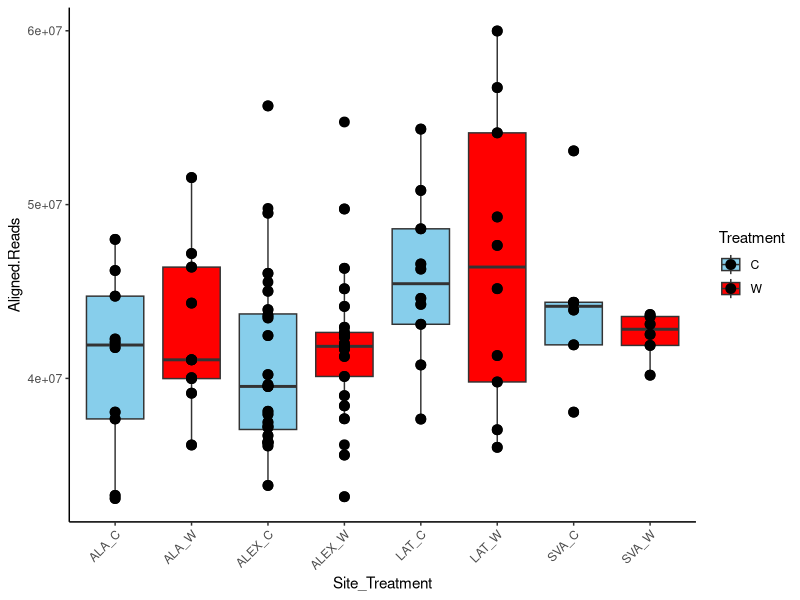
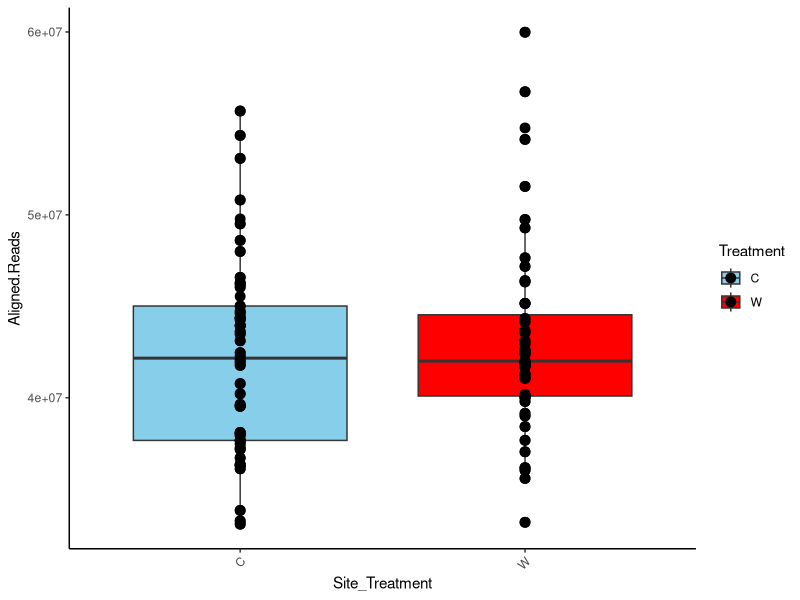
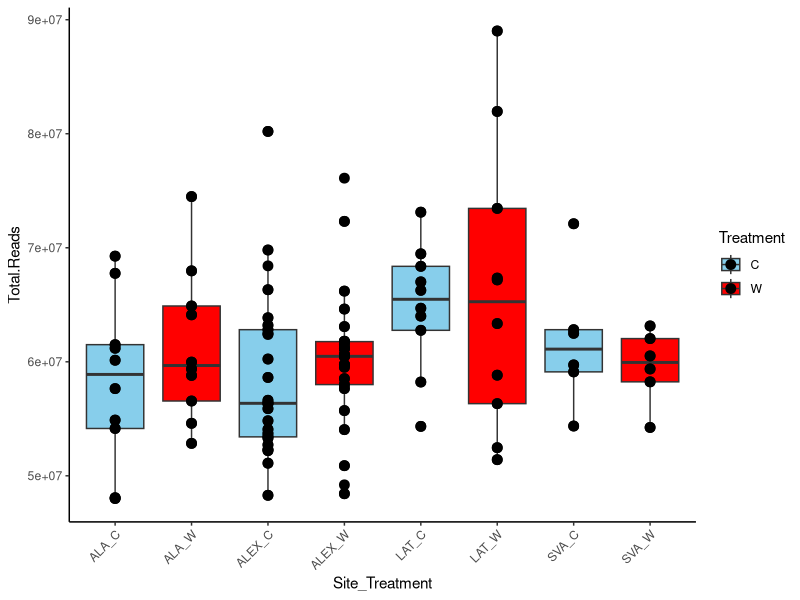
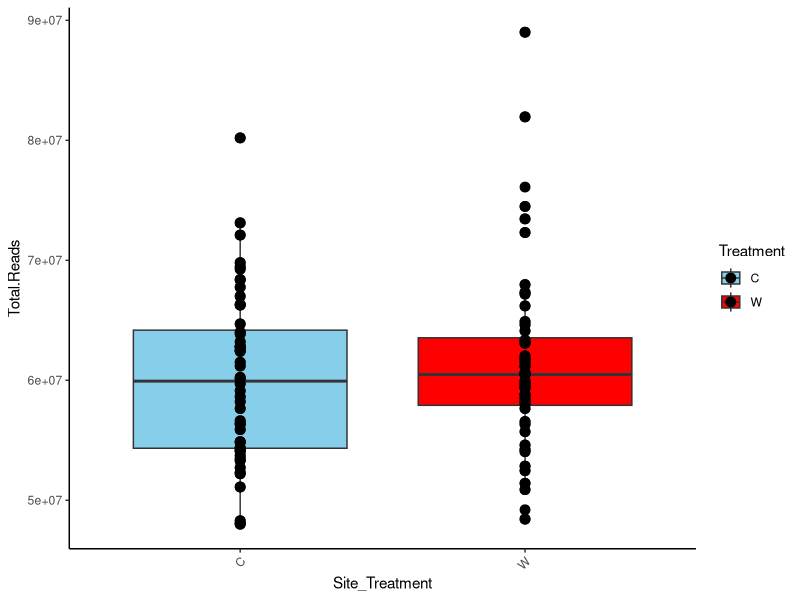
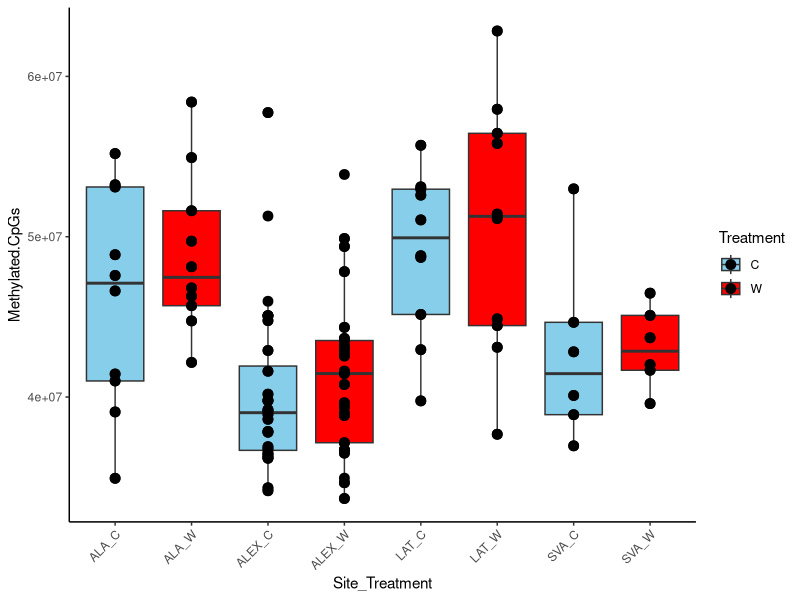
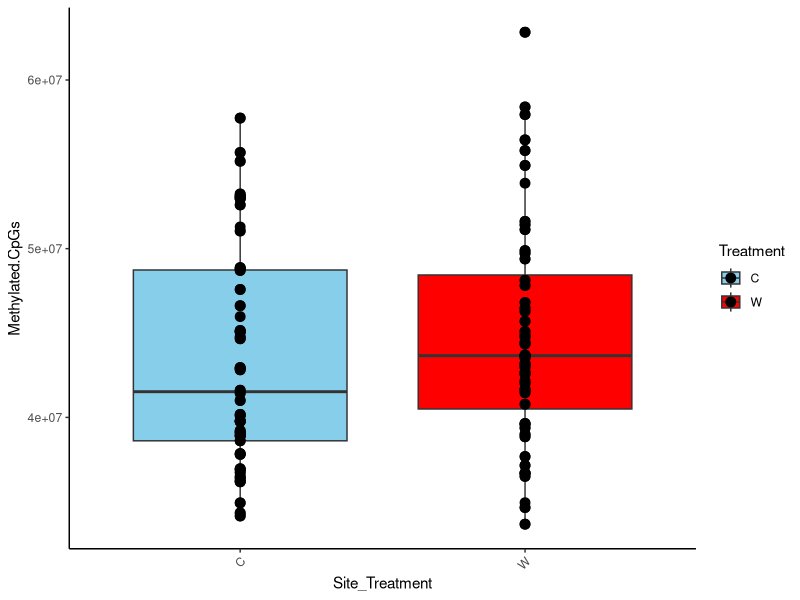
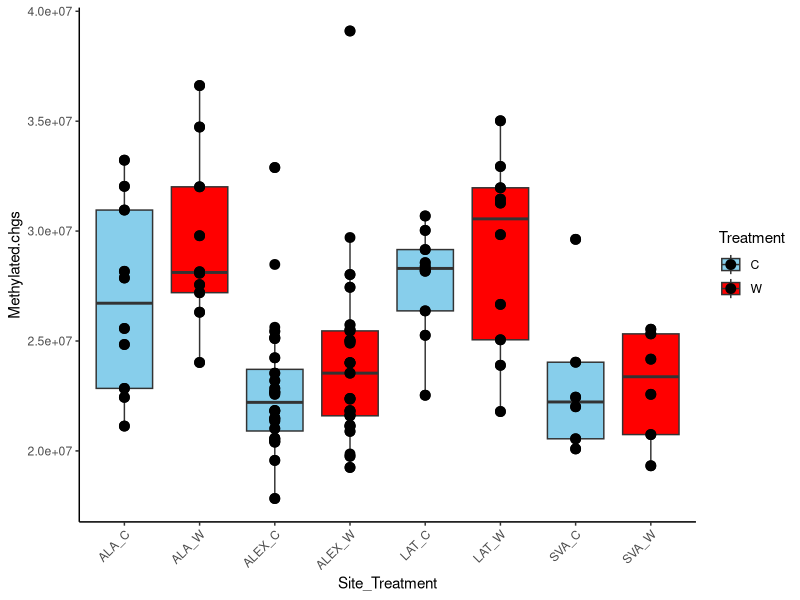
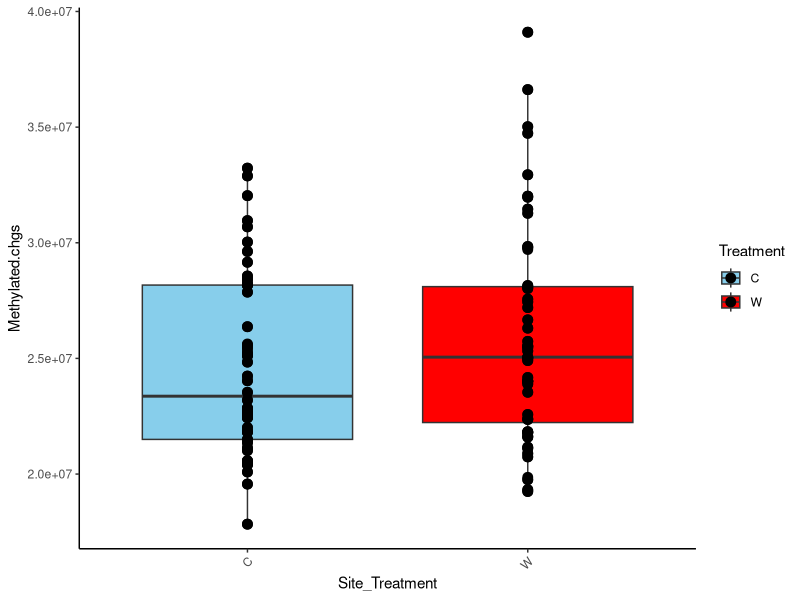

The R script that drew these images, in order: (Note: this script raises an error after producing the figures.)
#import

setwd("~/GitHub/Dryas_GenomeBC/10_Phenotypes")

# load data
data_field_2019 <- read.csv("data_files/dryas_field_traits_2019.csv", header=TRUE)
Total_Methylation_contexts <- read.table("data_files/bismark_summary_report.txt", sep="\t", header=TRUE)
SE_methylation_contexts <-read.table("data_files/SE_bismark_summary_report.txt", sep="\t", header=TRUE)
pheno_2018 <- read.csv("data_files/2018pheno-data_219.csv", header=TRUE)[,c(1:16)]
seed_germ_2018 <- read.csv("data_files/GermData2018Dryas.csv", header=TRUE)
seed_germ_2019 <- read.csv("data_files/Survival_Jan2021.csv", header=TRUE)
DNA_extraction_traits <- read.csv("data_files/dryas_DNA_extraction_traits.csv", header=TRUE)
meta_data_2018_Alex <- read.csv("data_files/dryas_field_metadata_2018.csv", header=TRUE)

#-----------------------
# Format names and add IDs

Total_Methylation_contexts <- rbind(Total_Methylation_contexts, SE_methylation_contexts[c(1:2),])


# string split file names to get unique random IDs
split_filenames <- strsplit(Total_Methylation_contexts$File, "_")
extracted_values <- t( sapply(split_filenames, function(x) c(x[2], x[3], x[4])))
colnames(extracted_values) <- c("Site", "Tag", "Unique.Random.ID")
Total_Methylation_contexts1 <- cbind(extracted_values, Total_Methylation_contexts)

split_filenames1 <- strsplit(SE_methylation_contexts$File, "_")
extracted_values1 <- t( sapply(split_filenames1, function(x) c(x[1],x[2], x[3], x[4], x[5], x[6])))
SE_Methylation_contexts1 <- cbind(extracted_values1, SE_methylation_contexts)

Seed_meth <- SE_Methylation_contexts1[c(12:28),]
colnames(Seed_meth)[c(1:6)] <- c("Seedling", "Site", "W.C", "GrowChamber", "Unique.Random.ID", "Pot")
Mat_Flw_Meth <- SE_Methylation_contexts1[c(3:11),]
colnames(Mat_Flw_Meth)[c(1:5)] <- c("PhenoStage", "Site", "Plot", "Unique.Random.ID", "Tag")

# get Site_treat_plot_ID value for metadata and pheno2018 to join for unique ID 2018pheno
pheno_2018$mix <- as.factor(paste0(pheno_2018$Site, "_",pheno_2018$Plot, "_", pheno_2018$C.T, "_", pheno_2018$Plant.ID))
meta_data_2018_Alex$mix <- as.factor(paste0(meta_data_2018_Alex$Community, "_",meta_data_2018_Alex$Plot, "_", meta_data_2018_Alex$C.W.G, "_", meta_data_2018_Alex$Plant.ID))

pheno_2018_IDs <- dplyr::left_join(meta_data_2018_Alex, pheno_2018, by="mix")

#----------------------------
# join by Unique.Random.ID
Total_Methylation_contexts1$Unique.Random.ID <- as.factor(Total_Methylation_contexts1$Unique.Random.ID)
pheno_2018_IDs$Unique.Random.ID <- as.factor(pheno_2018_IDs$Unique.Random.ID)
data_field_2019$Unique.Random.ID <- as.factor(data_field_2019$Unique.Random.ID)
Mat_Flw_Meth$Unique.Random.ID <- as.factor(Mat_Flw_Meth$Unique.Random.ID)
Seed_meth$Unique.Random.ID <- as.factor(Seed_meth$Unique.Random.ID)
seed_germ_2018 $Unique.Random.ID <- as.factor(seed_germ_2018 $Unique.Random.ID)
seed_germ_2019$Unique.Random.ID <- as.factor(seed_germ_2019$Unique.Random.ID)
DNA_extraction_traits$Unique.Random.ID <- as.factor(DNA_extraction_traits$Unique.Random.ID)

# join
Total_data0 <- dplyr::left_join(Total_Methylation_contexts1, pheno_2018_IDs, by="Unique.Random.ID")
Total_data1 <- dplyr::left_join(Total_data0, data_field_2019, by="Unique.Random.ID")
Total_data2 <- dplyr::left_join(Total_data1, seed_germ_2018, by="Unique.Random.ID")
Total_data3 <- dplyr::left_join(Total_data2, seed_germ_2019, by="Unique.Random.ID")
Total_data <- dplyr::left_join(Total_data3, DNA_extraction_traits, by="Unique.Random.ID")

# join seedling data with parent data methylation
Seedling_data <- dplyr::left_join(Seed_meth, Total_data, by="Unique.Random.ID")

# join mature flower data with sen methylation data and phenology of plants
Phenology_data <- dplyr::left_join(Mat_Flw_Meth, Total_data, by="Unique.Random.ID")

colnames(Phenology_data)
colnames(Seedling_data)
colnames(Total_data)

write.table(Total_data, "Wild_Plant_Traits_Merged.tsv", sep = "\t", quote = FALSE, row.names = FALSE)
write.table(Seedling_data, "Seedling_Parent_Traits_Merged.tsv", sep = "\t", quote = FALSE, row.names = FALSE)
write.table(Phenology_data, "MatFlw_Sen_Plant_Traits_Merged.tsv", sep = "\t", quote = FALSE, row.names = FALSE)


#------------------------------
# group and summarize
library(dplyr)

Total_data$Site <- substr(Total_data$Site.x, 1, 3)
Total_data$Treatment <- substr(Total_data$File, 1, 1)
Total_data$mix <- as.factor(paste0( Total_data$Site, "_", Total_data$Treatment))

Total_data$mix_chamber <- as.factor(paste0( Total_data$Site, "_", Total_data$Treatment, "_", Total_data$Chamber))

# calculate %meth
Total_data$percent_CpG <- (Total_data$Methylated.CpGs/(Total_data$Methylated.CpGs + Total_data$Unmethylated.CpGs))*100
Total_data$percent_chg <- (Total_data$Methylated.CpGs/(Total_data$Methylated.chgs + Total_data$Unmethylated.chgs))*100
Total_data$percent_CHH <- (Total_data$Methylated.CpGs/(Total_data$Methylated.CHHs + Total_data$Unmethylated.CHHs))*100
Total_data$TotalCs <- (Total_data$Methylated.CHHs + Total_data$Unmethylated.CHHs)+(Total_data$Methylated.chgs + Total_data$Unmethylated.chgs)+(Total_data$Methylated.CpGs + Total_data$Unmethylated.CpGs)
Total_data$TotalmCs <- Total_data$Methylated.CHHs+Total_data$Methylated.chgs+Total_data$Methylated.CpGs


databySite <- group_by(Total_data, by=Treatment)
#summarize


sum_treatment_summary <- summarize(databySite,
                                   Aligned.Reads = sum(Aligned.Reads, na.rm = TRUE),
                                   Total.Reads = sum(Total.Reads, na.rm = TRUE),
                                   Methylated.CpGs = sum(Methylated.CpGs, na.rm = TRUE),
                                   Methylated.chgs = sum(Methylated.chgs, na.rm = TRUE),
                                   Methylated.CHHs = sum(Methylated.CHHs, na.rm = TRUE),
                                   Unmethylated.CpGs = sum(Unmethylated.CpGs, na.rm = TRUE),
                                   Unmethylated.chgs = sum(Unmethylated.chgs, na.rm = TRUE),
                                   Unmethylated.CHHs = sum(Unmethylated.CHHs, na.rm = TRUE),
                                   percent_CpG = sum(percent_CpG, na.rm = TRUE),
                                   percent_chg = sum(percent_chg, na.rm = TRUE),
                                   percent_CHH = sum(percent_CHH, na.rm = TRUE),
                                   Height = sum(Height, na.rm = TRUE),
                                   Flwr_total = sum(Flwr_total, na.rm = TRUE),
                                   Lf.Weight.2018 = sum(Weight.x, na.rm = TRUE),
                                   Lf.hairs.field = sum(Lf.hairs, na.rm = TRUE),
                                   Aphids = sum(Aphids, na.rm = TRUE),
                                   Crystals.on.lv = sum(Crystals.on.lv, na.rm = TRUE),
                                   Seed_count2018 = sum(X..seeds..all.seeds., na.rm = TRUE),
                                   Seed_weight2018 = sum(weight.all.seeds..g.mg., na.rm = TRUE),
                                   Dryas.seed.Ripeness = sum(Dryas.seed.Ripeness, na.rm = TRUE),
                                   Seed_count2019 = sum(Number.of.Seeds, na.rm = TRUE),
                                   Seed.weight2019 = sum(Seed.weight.mg, na.rm = TRUE),
                                   Percent_germ2019 = sum(Percent_germ, na.rm = TRUE),
                                   Numb.Lv = sum(Numb.Lv, na.rm = TRUE),
                                   Hair.on.leaves = sum(Hair.on.leaves, na.rm = TRUE)
)

mean_treatment_summary <- summarize(databySite,
                                    Aligned.Reads = mean(Aligned.Reads, na.rm = TRUE),
                                    Total.Reads = mean(Total.Reads, na.rm = TRUE),
                                    Methylated.CpGs = mean(Methylated.CpGs, na.rm = TRUE),
                                    Methylated.chgs = mean(Methylated.chgs, na.rm = TRUE),
                                    Methylated.CHHs = mean(Methylated.CHHs, na.rm = TRUE),
                                    Unmethylated.CpGs = mean(Unmethylated.CpGs, na.rm = TRUE),
                                    Unmethylated.chgs = mean(Unmethylated.chgs, na.rm = TRUE),
                                    Unmethylated.CHHs = mean(Unmethylated.CHHs, na.rm = TRUE),
                                    Height = mean(Height, na.rm = TRUE),
                                    Flwr_total = mean(Flwr_total, na.rm = TRUE),
                                    Lf.Weight.2018 = mean(Weight.x, na.rm = TRUE),
                                    Lf.hairs.field = mean(Lf.hairs, na.rm = TRUE),
                                    Aphids = mean(Aphids, na.rm = TRUE),
                                    Crystals.on.lv = mean(Crystals.on.lv, na.rm = TRUE),
                                    Seed_count2018 = mean(X..seeds..all.seeds., na.rm = TRUE),
                                    Seed_weight2018 = mean(weight.all.seeds..g.mg., na.rm = TRUE),
                                    Dryas.seed.Ripeness = mean(Dryas.seed.Ripeness, na.rm = TRUE),
                                    Seed_count2019 = mean(Number.of.Seeds, na.rm = TRUE),
                                    Seed.weight2019 = mean(Seed.weight.mg, na.rm = TRUE),
                                    Percent_germ2019 = mean(Percent_germ, na.rm = TRUE),
                                    Numb.Lv = mean(Numb.Lv, na.rm = TRUE),
                                    Hair.on.leaves = mean(Hair.on.leaves, na.rm = TRUE)
)
write.table(mean_treatment_summary, "mean_treatment_summary.tsv", sep = "\t", quote = FALSE, row.names = FALSE)


#----------------
#group
databySite <- group_by(Total_data, by=mix)
#summarize


sum_Site_treatment_summary <- summarize(databySite,
                                        Aligned.Reads = sum(Aligned.Reads, na.rm = TRUE),
                                        Total.Reads = sum(Total.Reads, na.rm = TRUE),
                                        Methylated.CpGs = sum(Methylated.CpGs, na.rm = TRUE),
                                        Methylated.chgs = sum(Methylated.chgs, na.rm = TRUE),
                                        Methylated.CHHs = sum(Methylated.CHHs, na.rm = TRUE),
                                        Unmethylated.CpGs = sum(Unmethylated.CpGs, na.rm = TRUE),
                                        Unmethylated.chgs = sum(Unmethylated.chgs, na.rm = TRUE),
                                        Unmethylated.CHHs = sum(Unmethylated.CHHs, na.rm = TRUE),
                                        Height = sum(Height, na.rm = TRUE),
                                        Flwr_total = sum(Flwr_total, na.rm = TRUE),
                                        Lf.Weight.2018 = sum(Weight.x, na.rm = TRUE),
                                        Lf.hairs.field = sum(Lf.hairs, na.rm = TRUE),
                                        Aphids = sum(Aphids, na.rm = TRUE),
                                        Crystals.on.lv = sum(Crystals.on.lv, na.rm = TRUE),
                                        Seed_count2018 = sum(X..seeds..all.seeds., na.rm = TRUE),
                                        Seed_weight2018 = sum(weight.all.seeds..g.mg., na.rm = TRUE),
                                        Dryas.seed.Ripeness = sum(Dryas.seed.Ripeness, na.rm = TRUE),
                                        Seed_count2019 = sum(Number.of.Seeds, na.rm = TRUE),
                                        Seed.weight2019 = sum(Seed.weight.mg, na.rm = TRUE),
                                        Percent_germ2019 = sum(Percent_germ, na.rm = TRUE),
                                        Numb.Lv = sum(Numb.Lv, na.rm = TRUE),
                                        Hair.on.leaves = sum(Hair.on.leaves, na.rm = TRUE)
)

mean_Site_treatment_summary <- summarize(databySite,
                                        Aligned.Reads = mean(Aligned.Reads, na.rm = TRUE),
                                        Total.Reads = mean(Total.Reads, na.rm = TRUE),
                                        Methylated.CpGs = mean(Methylated.CpGs, na.rm = TRUE),
                                        Methylated.chgs = mean(Methylated.chgs, na.rm = TRUE),
                                        Methylated.CHHs = mean(Methylated.CHHs, na.rm = TRUE),
                                        Unmethylated.CpGs = mean(Unmethylated.CpGs, na.rm = TRUE),
                                        Unmethylated.chgs = mean(Unmethylated.chgs, na.rm = TRUE),
                                        Unmethylated.CHHs = mean(Unmethylated.CHHs, na.rm = TRUE),
                                        Height = mean(Height, na.rm = TRUE),
                                        Flwr_total = mean(Flwr_total, na.rm = TRUE),
                                        Lf.Weight.2018 = mean(Weight.x, na.rm = TRUE),
                                        Lf.hairs.field = mean(Lf.hairs, na.rm = TRUE),
                                        Aphids = mean(Aphids, na.rm = TRUE),
                                        Crystals.on.lv = mean(Crystals.on.lv, na.rm = TRUE),
                                        Seed_count2018 = mean(X..seeds..all.seeds., na.rm = TRUE),
                                        Seed_weight2018 = mean(weight.all.seeds..g.mg., na.rm = TRUE),
                                        Dryas.seed.Ripeness = mean(Dryas.seed.Ripeness, na.rm = TRUE),
                                        Seed_count2019 = mean(Number.of.Seeds, na.rm = TRUE),
                                        Seed.weight2019 = mean(Seed.weight.mg, na.rm = TRUE),
                                        Percent_germ2019 = mean(Percent_germ, na.rm = TRUE),
                                        Numb.Lv = mean(Numb.Lv, na.rm = TRUE),
                                        Hair.on.leaves = mean(Hair.on.leaves, na.rm = TRUE)
)

write.table(mean_Site_treatment_summary, "mean_Site_treatment_summary.tsv", sep = "\t", quote = FALSE, row.names = FALSE)

#---------------------------------
#ggplot

# remove the extra samples
Total_data <- Total_data[-c(101, 202:203),]


# link Alex sites

Total_data$Site_Alex <- gsub("CAS|WIL|FER|MEA|DRY", "ALEX", Total_data$Site)

Total_data$mix <- as.factor(paste0(Total_data$Site_Alex, "_", Total_data$Treatment))

#----------------------
library(dplyr)
library(ggplot2)

# Define the trait
traits <- c("Aligned.Reads", "Total.Reads", "Methylated.CpGs", "Methylated.chgs", "Methylated.CHHs",
            "Unmethylated.CpGs", "Unmethylated.chgs", "Unmethylated.CHHs",
            "percent_CpG", "percent_chg", "percent_CHH",
            "Height", "Flwr_total", "Weight.x", "Lf.hairs",
            "Aphids", "Crystals.on.lv", "X..seeds..all.seeds.", "weight.all.seeds..g.mg.",
            "Dryas.seed.Ripeness", "Number.of.Seeds", "Seed.weight.mg",
            "Percent_germ", "Numb.Lv", "Hair.on.leaves")

# Loop over each trait and create a plot
for (trait in traits) {
  # Filter data to remove NAs and zeros from the trait
  Total_data_filtered <- Total_data %>%
    filter(!is.na(.data[[trait]]) & .data[[trait]] != 0)

  # Convert the trait to numeric (if it's not already)
  Total_data_filtered[[trait]] <- as.numeric(as.character(Total_data_filtered[[trait]]))

  # Generate the filename for the plot
  plot_filename <- paste0("./plots/", trait, ".png")

  # Save the plot to a PNG file
  png(plot_filename, width = 1000, height = 700)

  # Create and save the plot
  print(
    ggplot(data = Total_data_filtered, aes(x = mix, y = .data[[trait]], fill =Treatment)) +
      geom_boxplot() +
      geom_point(size = 3) +
      labs(x = "Site_Treatment", y = trait) +
      scale_fill_manual(values = c("skyblue", "red") ) +
      theme_classic() +
      scale_x_discrete(drop = TRUE) +  # Remove categories with NA or zero
      theme(axis.text.x = element_text(angle = 45, hjust = 1))
  )

  # Close the PNG device
  dev.off()

  # Generate the filename for the plot
  plot_filename <- paste0("./plots/Treatment_", trait, ".png")

  # Save the plot to a PNG file
  png(plot_filename, width = 1000, height = 700)

  # Create and save the plot
  print(
    ggplot(data = Total_data_filtered, aes(x =Treatment, y = .data[[trait]], fill = Treatment)) +
      geom_boxplot() +
      geom_point(size = 3) +
      labs(x = "Site_Treatment", y = trait) +
      scale_fill_manual(values = c("skyblue", "red"))  +
      theme_classic() +
      scale_x_discrete(drop = TRUE) +  # Remove categories with NA or zero
      theme(axis.text.x = element_text(angle = 45, hjust = 1))
  )

  # Close the PNG device
  dev.off()
}

####################################
# check significance of total methylation in each context

# Fit the MANOVA model
model <- manova(cbind(Methylated.CpGs, Methylated.chgs, Methylated.CHHs) ~ Treatment+Site, data = Total_data)

# Print the summary of the MANOVA
summary(model)

# You can also get a detailed result using:
summary(model, test = "Wilks")  # Wilks' Lambda test is commonly used

# Df   Wilks approx F num Df den Df  Pr(>F)
# Treatment   1 0.95319   3.0937      3 189.00 0.02819 *
#   Site        7 0.38312  10.2627     21 543.26 < 2e-16 ***
#   Residuals 191
# ---
#   Signif. codes:  0 ‘***’ 0.001 ‘**’ 0.01 ‘*’ 0.05 ‘.’ 0.1 ‘ ’ 1

#--------------------
# Fit the ANOVA model
anova_model <- aov(Methylated.CpGs ~ Treatment +Site, data = Total_data)

# Print the summary of the ANOVA
summary(anova_model)

# Df    Sum Sq   Mean Sq F value Pr(>F)
# Treatment     1 9.954e+13 9.954e+13   3.605 0.0591 .
# Site          7 3.184e+15 4.548e+14  16.473 <2e-16 ***
#   Residuals   191 5.274e+15 2.761e+13

#--------------------------
# Fit the ANOVA model
anova_model <- aov(Methylated.chgs ~ Treatment + Site, data = Total_data)

# Print the summary of the ANOVA
summary(anova_model)

# Df    Sum Sq   Mean Sq F value   Pr(>F)
# Treatment     1 9.104e+13 9.104e+13   7.438  0.00698 **
#   Site          7 1.295e+15 1.850e+14  15.113 1.17e-15 ***
#   Residuals   191 2.338e+15 1.224e+13

#------------------------
# Example data (replace with your own dataset)

# Fit the ANOVA model
anova_model <- aov(Methylated.CHHs ~ Treatment +Site, data = Total_data)

# Print the summary of the ANOVA
summary(anova_model)

# Df    Sum Sq   Mean Sq F value  Pr(>F)
# Treatment     1 6.243e+14 6.243e+14   5.855 0.01647 *
#   Site          7 2.526e+15 3.609e+14   3.385 0.00198 **
#   Residuals   191 2.036e+16 1.066e+14

####################################
# Test percentage specifically

# Fit the MANOVA model
model <- manova(cbind(percent_CpG,percent_chg, percent_CHH) ~ Treatment+Site, data = Total_data)

# Print the summary of the MANOVA
summary(model)

# You can also get a detailed result using:
summary(model, test = "Wilks")  # Wilks' Lambda test is commonly used

# Df   Wilks approx F num Df den Df  Pr(>F)
# Treatment   1 0.96888    3.051      2    190 0.04964 *
#   Site        7 0.37351   17.270     14    380 < 2e-16 ***
#   Residuals 191

#--------------------------
# Fit the ANOVA model
anova_model <- aov(percent_CpG ~ Treatment + Site, data = Total_data)

# Print the summary of the ANOVA
summary(anova_model)

# Df Sum Sq Mean Sq F value Pr(>F)
# Treatment     1   15.0   14.98   4.305 0.0393 *
#   Site          7 1723.2  246.18  70.741 <2e-16 ***
#   Residuals   191  664.7    3.48

#--------------------------
# Fit the ANOVA model
anova_model <- aov(percent_chg ~ Treatment + Site, data = Total_data)

# Print the summary of the ANOVA
summary(anova_model)

# Df Sum Sq Mean Sq F value Pr(>F)
# Treatment     1   6.64    6.64   4.763 0.0303 *
#   Site          7 314.97   45.00  32.269 <2e-16 ***
#   Residuals   191 266.33    1.39

#------------------------
# Example data (replace with your own dataset)

# Fit the ANOVA model
anova_model <- aov(percent_CHH ~ Treatment +Site, data = Total_data)

# Print the summary of the ANOVA
summary(anova_model)

# Df Sum Sq Mean Sq F value Pr(>F)
# Treatment     1  0.176  0.1762   3.735 0.0548 .
# Site          7  8.560  1.2228  25.922 <2e-16 ***
#   Residuals   191  9.010  0.0472

###########################################

# Fit the MANOVA model
model <- manova(cbind(Unmethylated.CpGs, Unmethylated.chgs, Unmethylated.CHHs) ~ Treatment+Site, data = Total_data)

# Print the summary of the MANOVA
summary(model)

# You can also get a detailed result using:
summary(model, test = "Wilks")  # Wilks' Lambda test is commonly used

# Df   Wilks approx F num Df den Df Pr(>F)
# Treatment   1 0.97083   1.8927      3 189.00 0.1322
# Site        7 0.19677  19.6995     21 543.26 <2e-16 ***
#   Residuals 191
# ---
#   Signif. codes:  0 ‘***’ 0.001 ‘**’ 0.01 ‘*’ 0.05 ‘.’ 0.1 ‘ ’ 1


#---------------
# Fit the ANOVA model
anova_model <- aov(TotalmCs ~ Treatment +Site, data = Total_data)

# Print the summary of the ANOVA
summary(anova_model)
# Treatment     1 1.981e+15 1.981e+15   6.830  0.00968 **
#   Site          7 1.710e+16 2.443e+15   8.427 5.68e-09 ***
#   Residuals   191 5.538e+16 2.900e+14
# ---

#------------------
# Fit the ANOVA model
anova_model <- aov(TotalCs ~ Treatment +Site, data = Total_data)

# Print the summary of the ANOVA
summary(anova_model)

# Df    Sum Sq   Mean Sq F value   Pr(>F)
# Treatment     1 2.041e+16 2.041e+16   0.780    0.378
# Site          7 1.202e+18 1.717e+17   6.559 6.01e-07 ***
#   Residuals   191 5.001e+18 2.618e+16
#




##############################
# Traits measured across all sites

# Fit the MANOVA model
model <- manova(cbind(Lf.hairs,Number.of.Seeds, Percent_germ, Weight.x, Seed.weight.mg) ~ Treatment+Site, data = Total_data)

# Print the summary of the MANOVA
summary(model)

# You can also get a detailed result using:
summary(model, test = "Wilks")  # Wilks' Lambda test is commonly used

# Df   Wilks approx F num Df den Df    Pr(>F)
# Treatment  1 0.43504   7.7919      5     30 8.499e-05 ***
#   Site       2 0.67394   1.3087     10     60    0.2467
# Residuals 34
# ---
#   Signif. codes:  0 ‘***’ 0.001 ‘**’ 0.01 ‘*’ 0.05 ‘.’ 0.1 ‘ ’ 1


#############################

# Fit the ANOVA model
anova_model <- aov(Lf.hairs ~ Treatment + Site, data = Total_data)

# Print the summary of the ANOVA
summary(anova_model)

# Df Sum Sq Mean Sq F value   Pr(>F)
# Treatment    1  161.8  161.78  28.704 6.95e-07 ***
#   Site         4  205.7   51.43   9.125 3.42e-06 ***
#   Residuals   86  484.7    5.64
# ---
#   Signif. codes:  0 ‘***’ 0.001 ‘**’ 0.01 ‘*’ 0.05 ‘.’ 0.1 ‘ ’ 1
# 108 observations deleted due to missingness
#---------------------------

# Fit the ANOVA model
anova_model <- aov(Number.of.Seeds ~ Treatment + Site, data = Total_data)

# Print the summary of the ANOVA
summary(anova_model)

# Df Sum Sq Mean Sq F value   Pr(>F)
# Treatment     1   1356  1355.6  22.440 6.14e-06 ***
#   Site          5   1337   267.5   4.428 0.000993 ***
#   Residuals   117   7068    60.4
# ---
#   Signif. codes:  0 ‘***’ 0.001 ‘**’ 0.01 ‘*’ 0.05 ‘.’ 0.1 ‘ ’ 1
# 76 observations deleted due to missingness
#---------------------------
# Fit the ANOVA model
anova_model <- aov(Percent_germ ~ Treatment + Site, data = Total_data)

# Print the summary of the ANOVA
summary(anova_model)
# Df Sum Sq Mean Sq F value   Pr(>F)
# Treatment     1 0.0215 0.02150   2.445 0.120931
# Site          5 0.2375 0.04751   5.401 0.000184 ***
#   Residuals   105 0.9236 0.00880
# ---
#   Signif. codes:  0 ‘***’ 0.001 ‘**’ 0.01 ‘*’ 0.05 ‘.’ 0.1 ‘ ’ 1
# 88 observations deleted due to missingness

###################################


# Take a look at seedlings data
# Seedling_data

#------------------------------
# group and summarize

library(dplyr)

Seedling_data$Treatment <-Seedling_data$W.C
Seedling_data$mix <- as.factor(paste0( Seedling_data$Site, "_", Seedling_data$W.C))

Seedling_data$mix_chamber <- as.factor(paste0( Seedling_data$Site, "_", Seedling_data$Treatment, "_", Seedling_data$Chamber))

#group
databySite <- group_by(Seedling_data, by=mix_chamber)
#summarize


sum_Site_treatment_summary <- summarize(databySite,
                                        Aligned.Reads.x = sum(Aligned.Reads.x, na.rm = TRUE),
                                        Total.Reads.x = sum(Total.Reads.x, na.rm = TRUE),
                                        Methylated.CpGs.x = sum(Methylated.CpGs.x, na.rm = TRUE),
                                        Methylated.chgs.x = sum(Methylated.chgs.x, na.rm = TRUE),
                                        Methylated.CHHs.x = sum(Methylated.CHHs.x, na.rm = TRUE),
                                        Unmethylated.CpGs.x = sum(Unmethylated.CpGs.x, na.rm = TRUE),
                                        Unmethylated.chgs.x = sum(Unmethylated.chgs.x, na.rm = TRUE),
                                        Unmethylated.CHHs.x = sum(Unmethylated.CHHs.x, na.rm = TRUE),

                                        Aligned.Reads.y = sum(Aligned.Reads.y, na.rm = TRUE),
                                        Total.Reads.y = sum(Total.Reads.y, na.rm = TRUE),
                                        Methylated.CpGs.y = sum(Methylated.CpGs.y, na.rm = TRUE),
                                        Methylated.chgs.y = sum(Methylated.chgs.y, na.rm = TRUE),
                                        Methylated.CHHs.y = sum(Methylated.CHHs.y, na.rm = TRUE),
                                        Unmethylated.CpGs.y = sum(Unmethylated.CpGs.y, na.rm = TRUE),
                                        Unmethylated.chgs.y = sum(Unmethylated.chgs.y, na.rm = TRUE),
                                        Unmethylated.CHHs.y = sum(Unmethylated.CHHs.y, na.rm = TRUE),


                                        Height = sum(Height, na.rm = TRUE),
                                        Flwr_total = sum(Flwr_total, na.rm = TRUE),
                                        Lf.Weight.2018 = sum(Weight.x, na.rm = TRUE),
                                        Lf.hairs.field = sum(Lf.hairs, na.rm = TRUE),
                                        Aphids = sum(Aphids, na.rm = TRUE),
                                        Crystals.on.lv = sum(Crystals.on.lv, na.rm = TRUE),
                                        Seed_count2018 = sum(X..seeds..all.seeds., na.rm = TRUE),
                                        Seed_weight2018 = sum(weight.all.seeds..g.mg., na.rm = TRUE),
                                        Dryas.seed.Ripeness = sum(Dryas.seed.Ripeness, na.rm = TRUE),
                                        Seed_count2019 = sum(Number.of.Seeds, na.rm = TRUE),
                                        Seed.weight2019 = sum(Seed.weight.mg, na.rm = TRUE),
                                        Percent_germ2019 = sum(Percent_germ, na.rm = TRUE),
                                        Numb.Lv = sum(Numb.Lv, na.rm = TRUE),
                                        Hair.on.leaves = sum(Hair.on.leaves, na.rm = TRUE)
)

mean_Site_treatment_summary <- summarize(databySite,
                                         Aligned.Reads.x = mean(Aligned.Reads.x, na.rm = TRUE),
                                         Total.Reads.x = mean(Total.Reads.x, na.rm = TRUE),
                                         Methylated.CpGs.x = mean(Methylated.CpGs.x, na.rm = TRUE),
                                         Methylated.chgs.x = mean(Methylated.chgs.x, na.rm = TRUE),
                                         Methylated.CHHs.x = mean(Methylated.CHHs.x, na.rm = TRUE),
                                         Unmethylated.CpGs.x = mean(Unmethylated.CpGs.x, na.rm = TRUE),
                                         Unmethylated.chgs.x = mean(Unmethylated.chgs.x, na.rm = TRUE),
                                         Unmethylated.CHHs.x = mean(Unmethylated.CHHs.x, na.rm = TRUE),

                                         Aligned.Reads.y = mean(Aligned.Reads.y, na.rm = TRUE),
                                         Total.Reads.y = mean(Total.Reads.y, na.rm = TRUE),
                                         Methylated.CpGs.y = mean(Methylated.CpGs.y, na.rm = TRUE),
                                         Methylated.chgs.y = mean(Methylated.chgs.y, na.rm = TRUE),
                                         Methylated.CHHs.y = mean(Methylated.CHHs.y, na.rm = TRUE),
                                         Unmethylated.CpGs.y = mean(Unmethylated.CpGs.y, na.rm = TRUE),
                                         Unmethylated.chgs.y = mean(Unmethylated.chgs.y, na.rm = TRUE),
                                         Unmethylated.CHHs.y = mean(Unmethylated.CHHs.y, na.rm = TRUE),


                                         Height = mean(Height, na.rm = TRUE),
                                         Flwr_total = mean(Flwr_total, na.rm = TRUE),
                                         Lf.Weight.2018 = mean(Weight.x, na.rm = TRUE),
                                         Lf.hairs.field = mean(Lf.hairs, na.rm = TRUE),
                                         Aphids = mean(Aphids, na.rm = TRUE),
                                         Crystals.on.lv = mean(Crystals.on.lv, na.rm = TRUE),
                                         Seed_count2018 = mean(X..seeds..all.seeds., na.rm = TRUE),
                                         Seed_weight2018 = mean(weight.all.seeds..g.mg., na.rm = TRUE),
                                         Dryas.seed.Ripeness = mean(Dryas.seed.Ripeness, na.rm = TRUE),
                                         Seed_count2019 = mean(Number.of.Seeds, na.rm = TRUE),
                                         Seed.weight2019 = mean(Seed.weight.mg, na.rm = TRUE),
                                         Percent_germ2019 = mean(Percent_germ, na.rm = TRUE),
                                         Numb.Lv = mean(Numb.Lv, na.rm = TRUE),
                                         Hair.on.leaves = mean(Hair.on.leaves, na.rm = TRUE)
)

#----------------------
library(dplyr)
library(ggplot2)

# Define the trait
traits <- c("Aligned.Reads.x", "Total.Reads.x", "Methylated.CpGs.x", "Methylated.chgs.x", "Methylated.CHHs.x",
            "Unmethylated.CpGs.x", "Unmethylated.chgs.x", "Unmethylated.CHHs.x",
            "Height", "Flwr_total", "Weight.x", "Lf.hairs",
            "Aphids", "Crystals.on.lv", "X..seeds..all.seeds.", "weight.all.seeds..g.mg.",
            "Dryas.seed.Ripeness", "Number.of.Seeds", "Seed.weight.mg",
            "Percent_germ", "Numb.Lv", "Hair.on.leaves")

# Loop over each trait and create a plot
for (trait in traits) {
  # Filter data to remove NAs and zeros from the trait
  Seedling_data_filtered <- Seedling_data %>%
    filter(!is.na(.data[[trait]]) & .data[[trait]] != 0)

  # Convert the trait to numeric (if it's not already)
  Seedling_data_filtered[[trait]] <- as.numeric(as.character(Seedling_data_filtered[[trait]]))

  # Generate the filename for the plot
  plot_filename <- paste0("./plots_seedlings/", trait, ".png")

  # Save the plot to a PNG file
  png(plot_filename, width = 1000, height = 700)

  # Create and save the plot
  print(
    ggplot(data = Seedling_data_filtered, aes(x = mix, y = .data[[trait]], fill =Treatment)) +
      geom_boxplot() +
      geom_point(size = 3) +
      labs(x = "Site_Treatment", y = trait) +
      scale_fill_manual(values = c("skyblue", "red") ) +
      theme_classic() +
      scale_x_discrete(drop = TRUE) +  # Remove categories with NA or zero
      theme(axis.text.x = element_text(angle = 45, hjust = 1))
  )

  # Close the PNG device
  dev.off()

  # Generate the filename for the plot
  plot_filename <- paste0("./plots_seedlings/Treatment_", trait, ".png")

  # Save the plot to a PNG file
  png(plot_filename, width = 1000, height = 700)

  # Create and save the plot
  print(
    ggplot(data = Seedling_data_filtered, aes(x =Treatment, y = .data[[trait]], fill = Treatment)) +
      geom_boxplot() +
      geom_point(size = 3) +
      labs(x = "Site_Treatment", y = trait) +
      scale_fill_manual(values = c("skyblue", "red"))  +
      theme_classic() +
      scale_x_discrete(drop = TRUE) +  # Remove categories with NA or zero
      theme(axis.text.x = element_text(angle = 45, hjust = 1))
  )

  # Close the PNG device
  dev.off()
}

####################################
# check significance of total methylation in each context

# Fit the MANOVA model
model <- manova(cbind(Methylated.CpGs.x, Methylated.chgs.x, Methylated.CHHs.x) ~ Treatment+Site, data = Seedling_data)

# Print the summary of the MANOVA
summary(model)

# You can also get a detailed result using:
summary(model, test = "Wilks")  # Wilks' Lambda test is commonly used

# Df   Pillai approx F num Df den Df Pr(>F)
# Treatment  1 0.027282  0.26177      3     28 0.8523
# Site       2 0.279923  1.57314      6     58 0.1714
# Residuals 30
